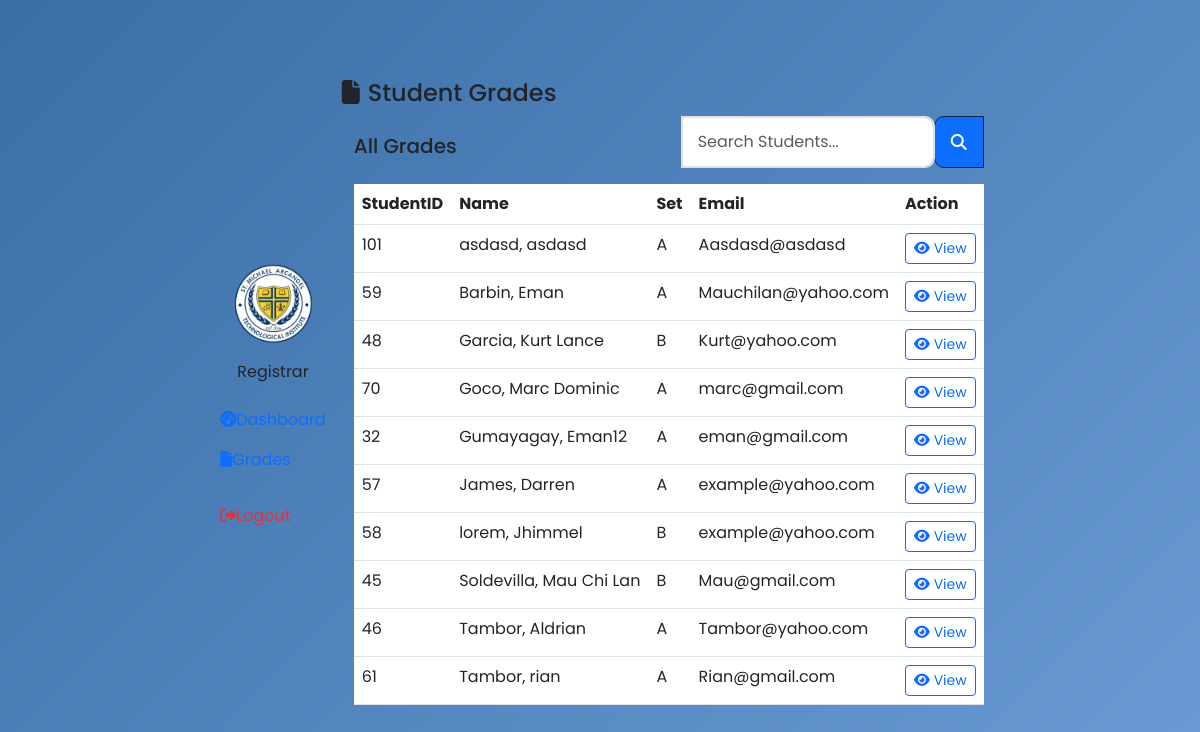
The page /registrar/registrar-students.php on the database its author committed.
### tables this page shows
CREATE TABLE `students` (
  `student_id` int(11) NOT NULL AUTO_INCREMENT,
  `username` varchar(225) NOT NULL,
  `password` varchar(225) NOT NULL,
  `email` varchar(225) NOT NULL,
  `firstname` varchar(225) NOT NULL,
  `lastname` varchar(225) NOT NULL,
  `course` varchar(225) NOT NULL,
  `status` varchar(255) DEFAULT NULL,
  `image` varchar(255) NOT NULL,
  `createdAt` timestamp NOT NULL DEFAULT current_timestamp(),
  PRIMARY KEY (`student_id`)
);

### registrar/registrar-students.php (the view, shortened to what this page needs)
<!DOCTYPE html>
<html lang="en">
<head>
<?php include 'includes/header.php' ?>
</head>
<body>
    <?php include('includes/sidebar.php'); ?>
    <main class="main-content">
        <div class="page-header">
            <h4><i class="fa fa-file me-2"></i>Student Grades</h4>
        </div>
        <div class="container">
            <div class="table-header">
                <div class="row align-items-center">
                    <div class="col-md-6">
                        <h5>All Grades</h5>
                    </div>
                    <div class="col-md-6">
                        <div class="input-group mb-3">
                            <input type="text" class="form-control" id="searchInput" placeholder="Search Students...">
                            <span class="input-group-text bg-primary"><i class="fas fa-search text-white"></i></span>
                        </div>
                    </div>
                </div>
            </div>
            <div class="table-responsive flex-grow-1 overflow-auto" style="max-height:600px;">
                <table class="table table-hover">
                    <thead>
                        <th>StudentID</th>
                        <th>Name</th>
                        <th>Set</th>
                        <th>Email</th>
                        <th>Action</th>
                    </thead>
                    <tbody>
                        <?php
                        $conn = connectToDB();
                        $sql = "SELECT * FROM students ORDER BY lastname, firstname ASC";
                        $result = $conn->query($sql);
                        if ($result && $result->num_rows > 0) {
                            while ($row = $result->fetch_assoc()) {
                                echo "<tr>";
                                echo "<td>" . $row["student_id"] . "</td>";
                                echo "<td>" . $row["lastname"] . ", " . $row["firstname"] . "</td>";
                                echo "<td>" . $row["course"] . "</td>";
                                echo "<td>" . $row["email"] . "</td>";
                                echo "<td>
                                        <a class='btn btn-sm btn-outline-primary'
                                        href='registrar-grades-view.php?id=".$row['student_id']."'>
                                         <i class='fas fa-eye me-1'></i>View
                                        </a>
                                    </td>";
                                echo "</tr>";
                            }
                        } else {
                            echo "0 results";
                        }
                        ?>
                    </tbody>
                </table>
            </div>
        </div>
    </main>
</body>
</html>

### registrar/css/sidebar.css (style rules this page uses)
.main-content { position: relative; z-index: 1; }
.main-content button, .main-content input, .main-content select, .main-content textarea, .main-content .btn, .main-content a { position: relative; z-index: 2; }
.card, .table, form { position: relative; z-index: 2; }

### style.css (style rules this page uses)
:root { --navy-blue: #0a2342; --gold: #d4af37; --light-gold: #f1e5ac; --cream: #f9f7f1; --dark-blue: #051a38; --light-blue: #1c3d6b; --success-green: #28a745; --error-red: #dc3545; --teacher-blue: #2c5f9b; --teacher-light: #4a7fc1; --student-blue: #3a6ea5; --student-light: #6a9bd4; }
* { margin: 0; padding: 0; box-sizing: border-box; font-family: "Poppins", sans-serif; }
body { background: linear-gradient( 135deg, var(--student-blue) 0%, var(--student-light) 100% ); min-height: 100vh; display: flex; align-items: center; justify-content: center; padding: 20px; overflow-x: hidden; transition: all 1.2s cubic-bezier(0.25, 0.46, 0.45, 0.94); position: relative; }
body::before { content: ""; position: absolute; top: 0; left: 0; width: 100%; height: 100%; background: inherit; z-index: -1; transition: all 1.2s cubic-bezier(0.25, 0.46, 0.45, 0.94); }
.form-control { border: 2px solid #e0e0e0; border-radius: 10px; padding: 12px 15px; font-size: 1rem; transition: all 0.3s; }
.input-group-text { background-color: var(--light-blue); border-color: var(--navy-blue); color: white; min-width: 50px; justify-content: center; border-radius: 10px 0 0 10px !important; }
.input-group .form-control { border-radius: 0 10px 10px 0 !important; }

### rows shown on the page
students: student_id "101", lastname "asdasd", firstname "asdasd", course "A", email "Aasdasd@asdasd"
students: student_id "59", lastname "Barbin", firstname "Eman", course "A", email "Mauchilan@yahoo.com"
students: student_id "48", lastname "Garcia", firstname "Kurt Lance", course "B", email "Kurt@yahoo.com"
students: student_id "70", lastname "Goco", firstname "Marc Dominic", course "A", email "marc@gmail.com"
students: student_id "32", lastname "Gumayagay", firstname "Eman12", course "A", email "eman@gmail.com"
students: student_id "57", lastname "James", firstname "Darren", course "A", email "example@yahoo.com"
students: student_id "58", lastname "lorem", firstname "Jhimmel", course "B", email "example@yahoo.com"
students: student_id "45", lastname "Soldevilla", firstname "Mau Chi Lan", course "B", email "Mau@gmail.com"
students: student_id "46", lastname "Tambor", firstname "Aldrian", course "A", email "Tambor@yahoo.com"
students: student_id "61", lastname "Tambor", firstname "rian", course "A", email "Rian@gmail.com"
